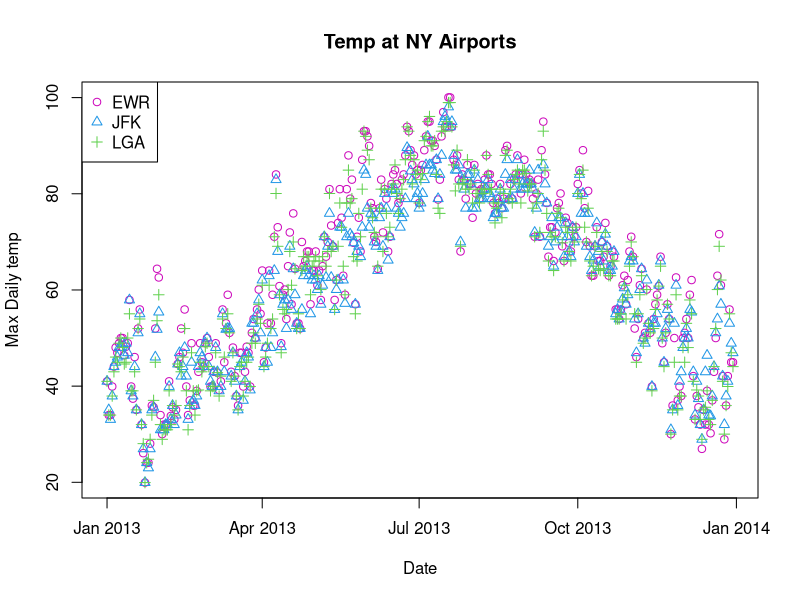

The R source for this figure: (Note: this script raises an error after producing the figure.)
# Cheat sheet tidyverse - https://github.com/rstudio/cheatsheets/blob/master/data-transformation.pdf
## Maximum daily temperature at NY Airports.
## Compute maximum temperature using tidyverse function
library(tidyverse)
weather = read.csv("datasets/nycweather.csv")
max_temp <- weather %>% unite(date, year, month, day, sep = "-") %>% # combine column
            mutate(date = as.Date(date)) %>% # create a new column
            group_by(origin, date) %>% summarize(maxTemp = max(temp, na.rm = TRUE)) # reduce

max_temp_JFK <- max_temp %>% filter(origin == "JFK") # filtered results
max_temp_EWR <- max_temp %>% filter(origin == "EWR") # filtered results
max_temp_LGA <- max_temp %>% filter(origin == "LGA") # filtered results
head(max_temp_JFK)

pdf(file = "airportTemp.pdf", width = 5, height = 5)
plot(max_temp_EWR$date, max_temp_EWR$maxTemp, col = 6, xlab = "Date", ylab = "Max Daily temp", main = "Temp at NY Airports")
points(max_temp_JFK$date, max_temp_JFK$maxTemp, col = 4, pch = 2)
points(max_temp_LGA$date, max_temp_LGA$maxTemp, col = 3, pch = 3)
legend("topleft", legend = c("EWR", "JFK", "LGA"), col = c(6,4,3), pch = c(1,2,3))
dev.off()

## add a temperature using Degrees Celcius
temp_conversion <- function()

weather_temp <- max_temp %>% mutate(maxTempC = (maxTemp - 32)/1.8)
head(weather_temp)
